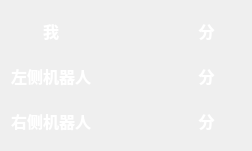
<?xml version="1.0" encoding="UTF-8"?>
<ui version="4.0">
 <class>ScorePanel</class>
 <widget class="QWidget" name="ScorePanel">
  <property name="geometry">
   <rect>
    <x>0</x>
    <y>0</y>
    <width>252</width>
    <height>151</height>
   </rect>
  </property>
  <property name="windowTitle">
   <string>Form</string>
  </property>
  <layout class="QGridLayout" name="gridLayout">
   <item row="0" column="0">
    <widget class="QLabel" name="label">
     <property name="font">
      <font>
       <pointsize>12</pointsize>
       <bold>true</bold>
      </font>
     </property>
     <property name="styleSheet">
      <string notr="true">color: rgb(255, 255, 255);</string>
     </property>
     <property name="text">
      <string>我</string>
     </property>
     <property name="alignment">
      <set>Qt::AlignCenter</set>
     </property>
    </widget>
   </item>
   <item row="0" column="1">
    <widget class="QLabel" name="myScore">
     <property name="font">
      <font>
       <pointsize>12</pointsize>
       <bold>true</bold>
      </font>
     </property>
     <property name="styleSheet">
      <string notr="true">color: rgb(255, 255, 255);</string>
     </property>
     <property name="text">
      <string/>
     </property>
     <property name="alignment">
      <set>Qt::AlignCenter</set>
     </property>
    </widget>
   </item>
   <item row="0" column="2">
    <widget class="QLabel" name="label_3">
     <property name="font">
      <font>
       <pointsize>12</pointsize>
       <bold>true</bold>
      </font>
     </property>
     <property name="styleSheet">
      <string notr="true">color: rgb(255, 255, 255);</string>
     </property>
     <property name="text">
      <string>分</string>
     </property>
     <property name="alignment">
      <set>Qt::AlignCenter</set>
     </property>
    </widget>
   </item>
   <item row="1" column="0">
    <widget class="QLabel" name="label_6">
     <property name="font">
      <font>
       <pointsize>12</pointsize>
       <bold>true</bold>
      </font>
     </property>
     <property name="styleSheet">
      <string notr="true">color: rgb(255, 255, 255);</string>
     </property>
     <property name="text">
      <string>左侧机器人</string>
     </property>
     <property name="alignment">
      <set>Qt::AlignCenter</set>
     </property>
    </widget>
   </item>
   <item row="1" column="1">
    <widget class="QLabel" name="leftScore">
     <property name="font">
      <font>
       <pointsize>12</pointsize>
       <bold>true</bold>
      </font>
     </property>
     <property name="styleSheet">
      <string notr="true">color: rgb(255, 255, 255);</string>
     </property>
     <property name="text">
      <string/>
     </property>
     <property name="alignment">
      <set>Qt::AlignCenter</set>
     </property>
    </widget>
   </item>
   <item row="1" column="2">
    <widget class="QLabel" name="label_4">
     <property name="font">
      <font>
       <pointsize>12</pointsize>
       <bold>true</bold>
      </font>
     </property>
     <property name="styleSheet">
      <string notr="true">color: rgb(255, 255, 255);</string>
     </property>
     <property name="text">
      <string>分</string>
     </property>
     <property name="alignment">
      <set>Qt::AlignCenter</set>
     </property>
    </widget>
   </item>
   <item row="2" column="0">
    <widget class="QLabel" name="label_8">
     <property name="font">
      <font>
       <pointsize>12</pointsize>
       <bold>true</bold>
      </font>
     </property>
     <property name="styleSheet">
      <string notr="true">color: rgb(255, 255, 255);</string>
     </property>
     <property name="text">
      <string>右侧机器人</string>
     </property>
     <property name="alignment">
      <set>Qt::AlignCenter</set>
     </property>
    </widget>
   </item>
   <item row="2" column="1">
    <widget class="QLabel" name="rightScore">
     <property name="font">
      <font>
       <pointsize>12</pointsize>
       <bold>true</bold>
      </font>
     </property>
     <property name="styleSheet">
      <string notr="true">color: rgb(255, 255, 255);</string>
     </property>
     <property name="text">
      <string/>
     </property>
     <property name="alignment">
      <set>Qt::AlignCenter</set>
     </property>
    </widget>
   </item>
   <item row="2" column="2">
    <widget class="QLabel" name="label_7">
     <property name="font">
      <font>
       <pointsize>12</pointsize>
       <bold>true</bold>
      </font>
     </property>
     <property name="styleSheet">
      <string notr="true">color: rgb(255, 255, 255);</string>
     </property>
     <property name="text">
      <string>分</string>
     </property>
     <property name="alignment">
      <set>Qt::AlignCenter</set>
     </property>
    </widget>
   </item>
  </layout>
 </widget>
 <resources/>
 <connections/>
</ui>
